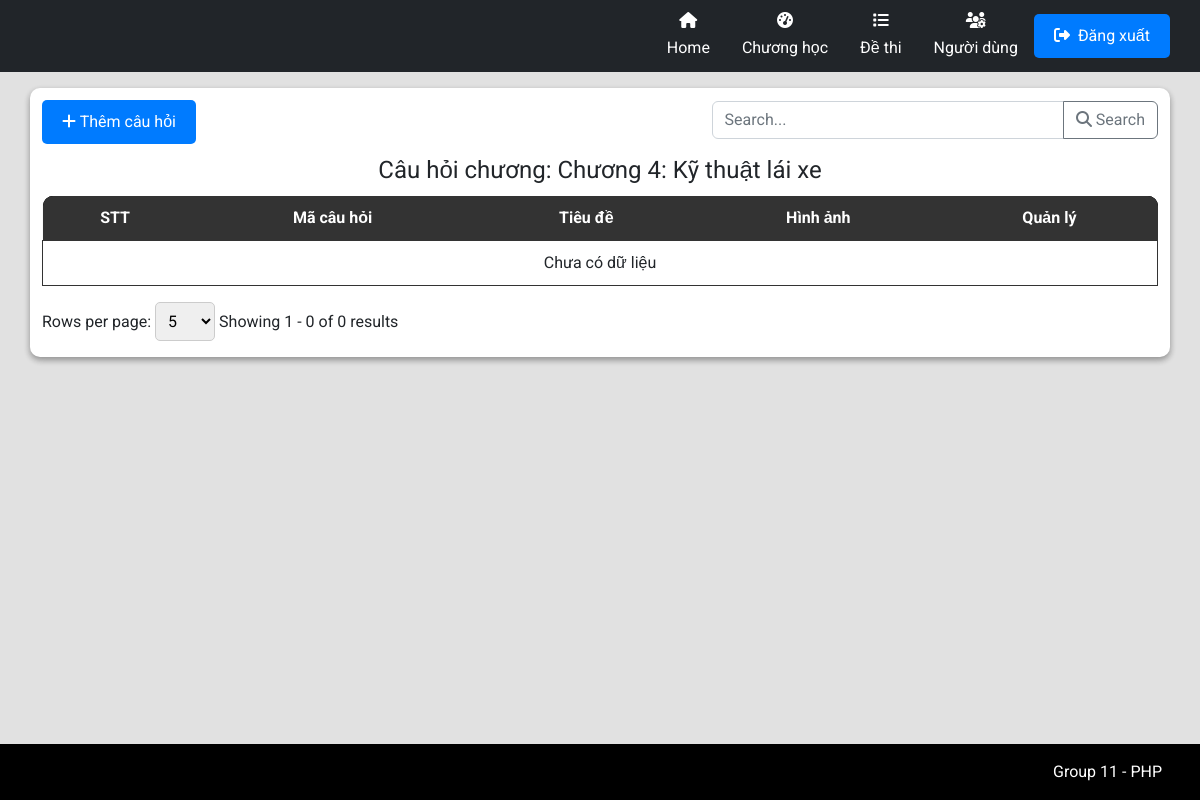
/admin/AdminIndex.php?workingPage=question&chapterId=09e4fcd0-5dbc-467d-bc2e-f3bbdb151ef4, run on an earlier commit of the app's database.
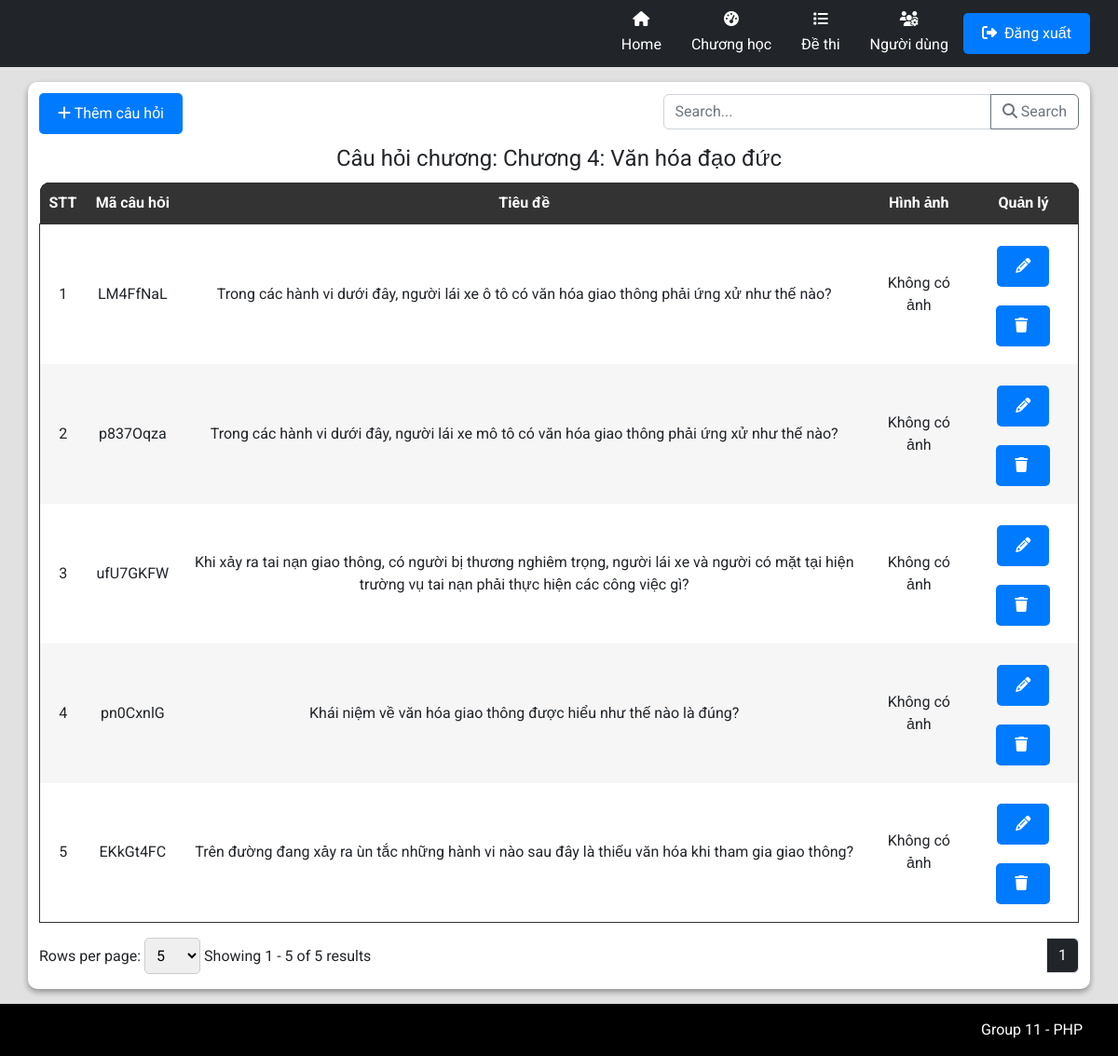
And on a later commit of the database.
### tables this page shows
CREATE TABLE `tbl_chapter` (
  `id` varchar(36) NOT NULL,
  `code` varchar(255) DEFAULT NULL,
  `name` varchar(255) DEFAULT NULL,
  `description` varchar(255) DEFAULT NULL,
  `quantity` int(11) DEFAULT NULL
);

CREATE TABLE `tbl_question` (
  `id` varchar(36) NOT NULL,
  `code` varchar(255) DEFAULT NULL,
  `questionImage` varchar(255) DEFAULT NULL,
  `title` text DEFAULT NULL,
  `chapterId` varchar(36) DEFAULT NULL,
  `option_1` text DEFAULT NULL,
  `option_2` text DEFAULT NULL,
  `option_3` text DEFAULT NULL,
  `option_4` text DEFAULT NULL,
  `trueAnswer` int(1) DEFAULT NULL,
  `isDanger` tinyint(1) DEFAULT NULL
);

### admin/pages/Question/QuestionIndex.php (shortened to what the changed rows need)
<link rel="stylesheet" href="./styles/ProductStyles.css">
<?php $chapterId = $_GET["chapterId"] ?>
<?php
$countAllSql = "SELECT * FROM tbl_question WHERE chapterId='$chapterId'";
$total_records = mysqli_num_rows(mysqli_query($connect, $countAllSql));
$pageIndex = isset($_GET['page']) ? $_GET['page'] : 1;
$pageSize = isset($_GET['limit']) ? $_GET['limit'] : 5;
$total_page = ceil($total_records / $pageSize);
$start = ($pageIndex - 1) * $pageSize;
$getTableDataSql = "";
if (isset($_GET['search']) && !empty($_GET['search'])) {
    $search = $_GET['search'];
    $getTableDataSql = "SELECT * FROM tbl_question WHERE chapterId='$chapterId' AND title LIKE '%$search%' LIMIT $start, $pageSize";
} else {
    $getTableDataSql = "SELECT * FROM tbl_question WHERE chapterId='$chapterId' LIMIT $start, $pageSize";
}
$tableData = mysqli_query($connect, $getTableDataSql);
?>
<div class="text-left flex justify-between">
    <button type="button" class="btn btn-primary mb-2 mt-3" data-bs-toggle="modal" data-bs-target="#addQuestion">
        <i class="fa-solid fa-plus"></i>
        Thêm câu hỏi
    </button>
    <div class="input-group mb-3 align-center mt-3 w-40">
        <input type="text" class="form-control" placeholder="Search..." aria-label="Recipient's username" name="search" id="search-input" aria-describedby="button-addon2">
        <button class="btn btn-outline-secondary" id="search-button" onclick="performSearch()" name="ok">
            <i class="fa-solid fa-magnifying-glass"></i>
            Search
        </button>
    </div>
</div>
<div class="container p-0">
    <table class="w-100">
        <?php
        $tableData_1 = mysqli_query($connect, "SELECT * FROM tbl_chapter WHERE id='$chapterId'");
        $getChapter = mysqli_fetch_array($tableData_1);
        ?>
        <legend class="text-center">Câu hỏi chương: <?php echo $getChapter['name'] ?></legend>
        <thead class="table-head w-100">
            <tr class="table-heading">
                <th class="noWrap">STT</th>
                <th class="noWrap">Mã câu hỏi</th>
                <th class="noWrap">Tiêu đề</th>
                <th class="noWrap">Hình ảnh</th>
                <th class="noWrap">Quản lý </th>
            </tr>
        </thead>
        <tbody class="table-body">
            <?php
            $displayquestion = 0;
            $hasData = false;
            while ($row = mysqli_fetch_array($tableData)) {
                $displayquestion++;
                $hasData = true;
            ?>
                <tr>
                    <td>
                        <?php echo $displayquestion + ($pageIndex - 1) * $pageSize; ?>
                    </td>
                    <td class="tensanpham">
                        <?php echo $row['code'] ?>
                    </td>
                    <td>
                        <?php echo $row['title'] ?>
                    </td>
                    <td>
                        <?php if (!empty($row['questionImage'])) : ?>
                            <img width="200px" src="<?php echo $row['questionImage']; ?>" alt="">
                        <?php else : echo "Không có ảnh"; ?>
                        <?php endif; ?>
                    </td>
                    <td>
                        <button type="button" class="btn btn-primary mb-2 mt-3 con-tooltip top" data-bs-toggle="modal" data-bs-target="#editPopup_<?php echo $row['id']; ?>">
                            <i class="fa-solid fa-pencil"></i>
                        </button>
                        <button type="button" class="btn btn-primary mb-2 mt-3 con-tooltip top" data-bs-toggle="modal" data-bs-target="#confirmPopup_<?php echo $row['id']; ?>">
                            <i class="fa-solid fa-trash mr-1"></i>
                        </button>
                    </td>
                </tr>
            <?php
            }
            if (!$hasData) {
            ?>
                <tr>
                    <td colspan="8">
                        Chưa có dữ liệu
                    </td>
                </tr>
            <?php
            }
            ?>
        </tbody>
    </table>
    <form action="" method="GET">
        <nav class="row py-2" aria-label="Page navigation example">
            <div class="paganation-infor col py-2">
                <form action="" method="GET">
                    <label for="limitSelect">Rows per page:</label>
                    <select name="limit" id="limitSelect" onchange="updatePageAndLimit()">
                        <option value="5" <?php if ($pageSize == 5) echo 'selected'; ?>>5</option>
                    </select>
                </form>
                <label class="mr-4">Showing
                    <?php
                    $startItem = ($pageIndex - 1) * $pageSize + 1;
                    $endItem = min($pageIndex * $pageSize, $total_records);
                    echo "{$startItem} - {$endItem} of {$total_records} results";
                    ?>
                </label>
            </div>
            <ul class="m-0 pagination justify-content-end py-2 col">
                <?php
                for ($i = 1; $i <= $total_page; $i++) {
                    if ($i == $pageIndex) {
                        echo '<li class="page-item light">
                        <span name="page" class="page-link text-reset text-white bg-dark" href="?workingPage=question&chapterId='.($chapterId).'&limit=' . ($pageSize) . '&page=' . ($i) . '"> ' . ($i) . ' </span>
                        </li>';
                    }
                }
                ?>
            </ul>
    </form>
</div>

What changed in the data, as far as the page shows it:
changed tbl_chapter: name "Chương 4: Kỹ thuật lái xe" → "Chương 4: Văn hóa đạo đức"
added tbl_question: pageSize "1", code "LM4FfNaL", title "Trong các hành vi dưới đây, người lái xe ô tô có văn hóa giao thông phải ứng xử như thế nào?", questionImage "Không có ảnh"
added tbl_question: pageSize "2", code "p837Oqza", title "Trong các hành vi dưới đây, người lái xe mô tô có văn hóa giao thông phải ứng xử như thế nào?", questionImage "Không có ảnh"
added tbl_question: pageSize "3", code "ufU7GKFW", title "Khi xảy ra tai nạn giao thông, có người bị thương nghiêm trọng, người lái xe và người có mặt tại hiện trường vụ tai nạn phải thực hiện các công việc gì?", questionImage "Không có ảnh"
added tbl_question: pageSize "4", code "pn0CxnlG", title "Khái niệm về văn hóa giao thông được hiểu như thế nào là đúng?", questionImage "Không có ảnh"
added tbl_question: pageSize "5", code "EKkGt4FC", title "Trên đường đang xảy ra ùn tắc những hành vi nào sau đây là thiếu văn hóa khi tham gia giao thông?", questionImage "Không có ảnh"
Also different on the page:
$endItem: "0" → "5"
$total_records: "0" → "5"
new list line: "1"
text no longer shown: "Chưa có dữ liệu"
